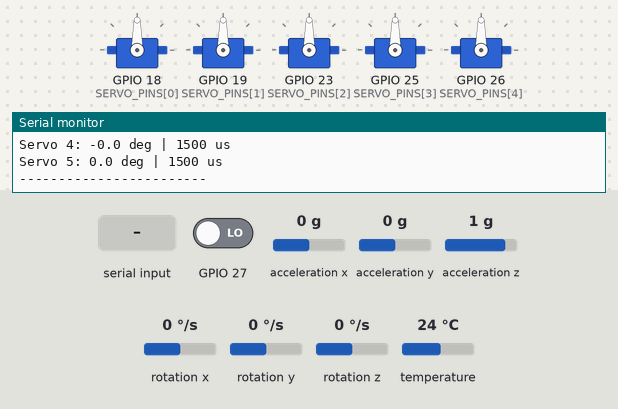
A sketch run on a simulated ESP32. On the bench: 5 × servo, the last lines printed to the serial monitor. Inputs (shaded band) come from the test bench; at power-on: GPIO 27 LOW, acceleration x 0 g, rotation z 0 °/s, acceleration y 0 g, acceleration z 1 g, rotation x 0 °/s, rotation y 0 °/s, temperature 24 °C.

Above: at 1.2 s.
1.3 s: "yaw 90\n" received over Serial
At 2.8 s:
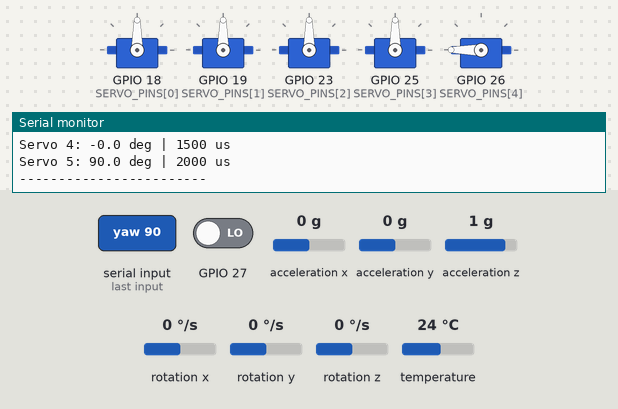
3.7 s: GPIO 27 driven HIGH
At 4.1 s:
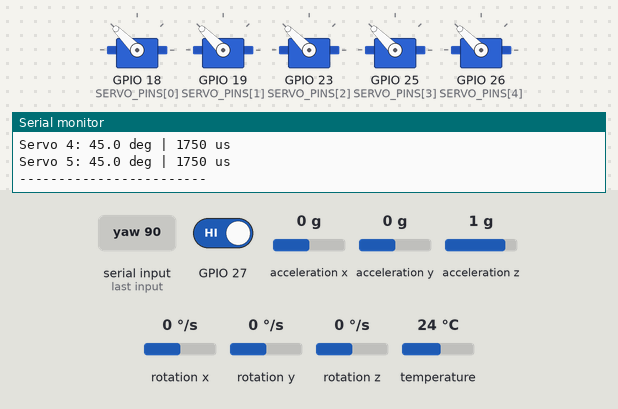
5.8 s: acceleration x set to -1.4 g
At 6.2 s:
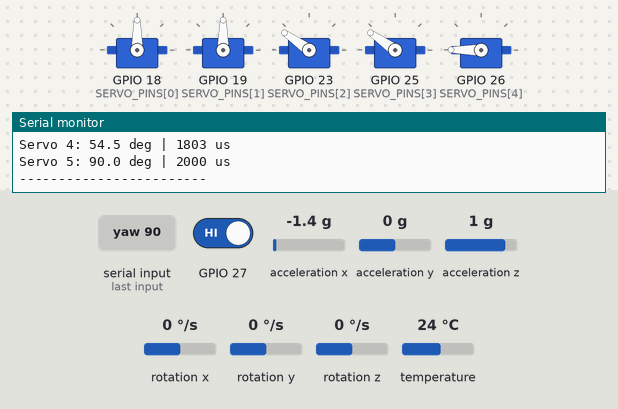
7.3 s: "test\n" received over Serial
At 8.5 s:
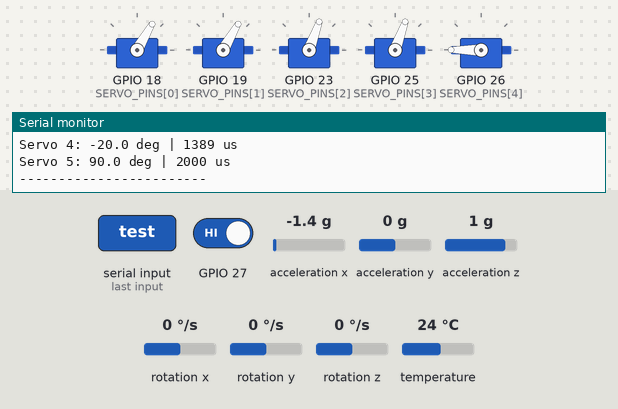
8.8 s: "sensor\n" received over Serial
At 10.6 s:
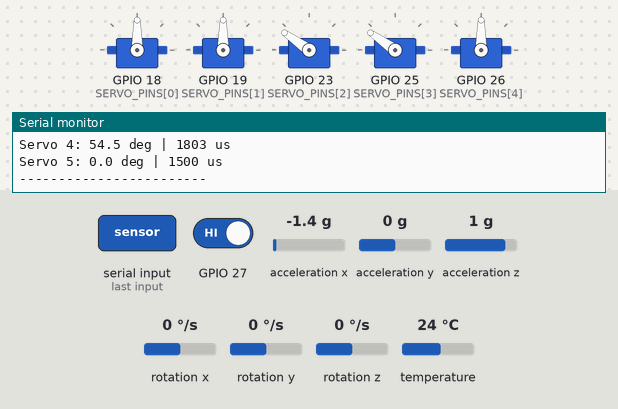
11.4 s: rotation z set to -100 °/s
At 13.6 s:
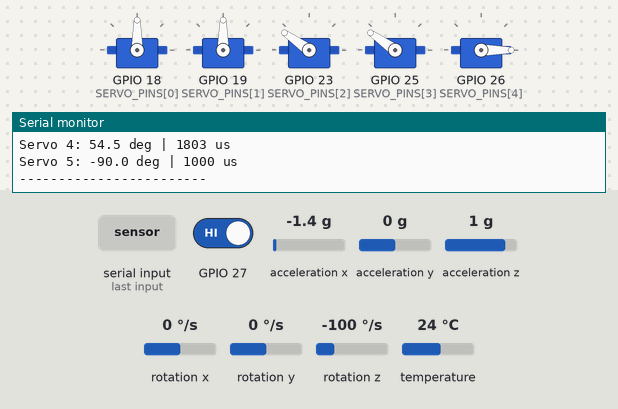
Timing chart, 0 to 14.8 s (numbered marks = the images above; inputs shaded):
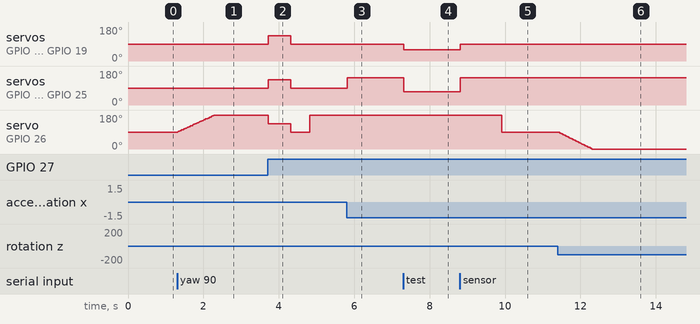

Measured:
- after the input at 1.3 s, servo on GPIO 26 (SERVO_PINS[4]): moves from 90° to 180° over 0.98 s, starting at once
- after the input at 3.7 s, servo on GPIO 18 (SERVO_PINS[0]), servo on GPIO 19 (SERVO_PINS[1]), servo on GPIO 23 (SERVO_PINS[2]), servo on GPIO 25 (SERVO_PINS[3]): 90° → 135° at once, → 90° 0.60 s later; servo on GPIO 26 (SERVO_PINS[4]): 180° → 135° at once, → 90° 0.60 s later, → 180° 0.50 s later
- after the input at 5.8 s, servo on GPIO 23 (SERVO_PINS[2]), servo on GPIO 25 (SERVO_PINS[3]): 90° → 145° at once
- after the input at 7.3 s, servo on GPIO 18 (SERVO_PINS[0]), servo on GPIO 19 (SERVO_PINS[1]): 90° → 60° at once; servo on GPIO 23 (SERVO_PINS[2]), servo on GPIO 25 (SERVO_PINS[3]): 145° → 70° at once
- after the input at 8.8 s, servo on GPIO 18 (SERVO_PINS[0]), servo on GPIO 19 (SERVO_PINS[1]): 60° → 90° at once; servo on GPIO 23 (SERVO_PINS[2]), servo on GPIO 25 (SERVO_PINS[3]): 70° → 145° at once; servo on GPIO 26 (SERVO_PINS[4]): 180° → 90° after 1.1 s
- after the input at 11.4 s, servo on GPIO 26 (SERVO_PINS[4]): moves from 90° to 0° over 0.88 s, starting at once

The sketch:

main.ino
```cpp
/*
  Day 3 - Following-Axis Servo Motor and Motion Detection
  Nama : Muhammad Daffa Izdihar
  NIM  : 25/560183/SV/26399

  Catatan dan asumsi:
  - MPU6050 dipakai sebagai pengganti BNO055 di simulasi Wokwi.
  - Komunikasi MPU6050 menggunakan I2C (SDA 21, SCL 22).
  - Roll dan Pitch dihitung dari accelerometer.
  - Yaw dihitung dari integrasi gyro Z.
  - Posisi awal semua servo adalah 0 derajat (1500 us).
  - Range servo dibatasi dari -90 sampai +90 derajat.
  - PWM servo menggunakan frekuensi 50 Hz dan pulse 1000-2000 us.
  State Machine Yaw:
  - IDLE: menunggu gerakan rotasi.
  - MOVING: servo mengikuti perubahan Yaw.
  - STOP_CHECK: memastikan rotasi benar-benar berhenti.
  - HOLD: menahan posisi selama 1 detik.
  - RETURN: mengembalikan servo ke 0 derajat.
  State Machine PIR:
  - IDLE: menunggu deteksi gerakan.
  - MOVE: semua servo bergerak ke 45 derajat selama 600 ms.
  - RETURN: semua servo kembali ke 0 derajat selama 500 ms.
  Semua timer menggunakan millis(), jadi tidak ada delay().
*/
#include <Wire.h>
#include <Adafruit_MPU6050.h>
#include <Adafruit_Sensor.h>
#include <ESP32Servo.h>
#include <math.h>

Adafruit_MPU6050 mpu;
Servo servos[5];
// Pin servo: Roll 1-2, Pitch 3-4, Yaw 5
const int SERVO_PINS[5] = {18, 19, 23, 25, 26};
const int SERVO_MIN = 1000;
const int SERVO_MAX = 2000;
const unsigned long SERVO_INTERVAL = 20;
const unsigned long IMU_INTERVAL = 10;
const unsigned long PRINT_INTERVAL = 500;
const unsigned long STOP_CONFIRM_MS = 100;
const unsigned long YAW_HOLD_MS = 1000;
const unsigned long PIR_MOVE_MS = 600;
const unsigned long PIR_RETURN_MS = 500;
// Variabel pembacaan sensor
float roll = 0;
float pitch = 0;
float yaw = 0;
float gyroZ = 0;
float testGyroZ = 0;
// Status servo untuk monitoring
float servoAngles[5] = {0, 0, 0, 0, 0};
int servoPWM[5] = {1500, 1500, 1500, 1500, 1500};
// Mode pengujian lewat Serial Monitor
bool testMode = false;
bool testYawMode = false;
bool lastPIRState = false;
// Timer masing-masing proses
unsigned long lastIMUTime = 0;
unsigned long lastServoTime = 0;
unsigned long lastPrintTime = 0;
unsigned long yawStartTime = 0;
unsigned long pirStartTime = 0;

// State untuk pergerakan Yaw
enum YawState {
  YAW_IDLE,
  YAW_MOVING,
  YAW_STOP_CHECK,
  YAW_HOLD,
  YAW_RETURN
};
// State untuk deteksi PIR
enum PIRState {
  PIR_IDLE,
  PIR_MOVE,
  PIR_RETURN
};
YawState yawState = YAW_IDLE;
PIRState pirState = PIR_IDLE;

// Mengubah sudut menjadi PWM, lalu menggerakkan servo
void moveServo(int index, float angle) {
  angle = constrain(angle, -90, 90);
  int pwm = round(1500 + (angle / 90.0) * 500);
  servos[index].writeMicroseconds(pwm);
  servoAngles[index] = angle;
  servoPWM[index] = pwm;
}

// Membaca data accelerometer dan gyroscope MPU6050
void readIMU(float dt) {
  sensors_event_t a, g, temp;
  mpu.getEvent(&a, &g, &temp);
  // Menghitung Roll dan Pitch dari accelerometer
  roll = atan2(a.acceleration.y, a.acceleration.z)
         * 180.0 / PI;
  pitch = atan2(
    -a.acceleration.x,
    sqrt(a.acceleration.y * a.acceleration.y +
         a.acceleration.z * a.acceleration.z)
  ) * 180.0 / PI;
  // Gyroscope Z menghasilkan kecepatan rotasi dalam rad/s
  gyroZ = g.gyro.z;
  // Mode test untuk simulasi Roll dan Pitch
  if (testMode) {
    roll = 30;
    pitch = -20;
  }
  // Mode test untuk simulasi gerakan Yaw
  if (testYawMode) {
    gyroZ = testGyroZ;
  }
  // Yaw hanya diintegrasikan saat IDLE atau MOVING
  // Saat HOLD dan RETURN, posisi Yaw harus tetap
  if (yawState == YAW_IDLE || yawState == YAW_MOVING) {
    yaw += gyroZ * dt * 180.0 / PI;
    yaw = constrain(yaw, -90, 90);
  }
}


// Mengatur pergerakan Yaw menggunakan state machine
void updateYaw() {
  unsigned long now = millis();
  // Mendeteksi apakah sensor sedang berotasi
  if (fabs(gyroZ) > 0.05) {
    if (yawState == YAW_IDLE ||
        yawState == YAW_STOP_CHECK) {
      yawState = YAW_MOVING;
    }
  }
  else if (yawState == YAW_MOVING) {
    yawState = YAW_STOP_CHECK;
    yawStartTime = now;
  }
  // Mengatur perpindahan antar-state
  switch (yawState) {
    case YAW_STOP_CHECK:
      if (now - yawStartTime >= STOP_CONFIRM_MS) {
        yawState = YAW_HOLD;
        yawStartTime = now;
      }
      break;
    case YAW_HOLD:
      if (now - yawStartTime >= YAW_HOLD_MS) {
        yawState = YAW_RETURN;
      }
      break;
    case YAW_RETURN:
      yaw = 0;
      yawState = YAW_IDLE;
      break;
    default:
      break;
  }
}


// Membaca PIR dan mengatur state deteksi gerakan
void updatePIR() {
  unsigned long now = millis();
  bool pirDetected = digitalRead(27);
  // Trigger hanya saat sinyal berubah dari LOW ke HIGH
  if (pirDetected && !lastPIRState &&
      pirState == PIR_IDLE) {
    pirState = PIR_MOVE;
    pirStartTime = now;
  }
  lastPIRState = pirDetected;
  switch (pirState) {
    case PIR_MOVE:
      if (now - pirStartTime >= PIR_MOVE_MS) {
        pirState = PIR_RETURN;
        pirStartTime = now;
      }
      break;
    case PIR_RETURN:
      if (now - pirStartTime >= PIR_RETURN_MS) {
        pirState = PIR_IDLE;
      }
      break;
    default:
      break;
  }
}


// Mengatur posisi kelima servo berdasarkan sensor
void updateServos() {
  unsigned long now = millis();
  // Update servo setiap 20 ms (50 Hz)
  if (now - lastServoTime < SERVO_INTERVAL) return;
  lastServoTime = now;
  // PIR punya prioritas tertinggi: semua servo ke 45 derajat
  if (pirState == PIR_MOVE) {
    for (int i = 0; i < 5; i++) {
      moveServo(i, 45);
    }
    return;
  }
  // Setelah gerakan PIR, semua servo kembali ke 0 derajat
  if (pirState == PIR_RETURN) {
    for (int i = 0; i < 5; i++) {
      moveServo(i, 0);
    }
    return;
  }
  // Roll: Servo 1 dan 2 bergerak berlawanan arah
  moveServo(0, -roll);
  moveServo(1, -roll);
  // Pitch: Servo 3 dan 4 mengikuti arah Pitch
  moveServo(2, pitch);
  moveServo(3, pitch);
  // Yaw: Servo 5 mengikuti rotasi dan kembali ke 0
  if (yawState == YAW_IDLE ||
      yawState == YAW_RETURN) {
    moveServo(4, 0);
  }
  else {
    moveServo(4, yaw);
  }
}

// Menampilkan nilai sensor dan posisi servo
void printStatus() {
  unsigned long now = millis();
  if (now - lastPrintTime < PRINT_INTERVAL) return;
  lastPrintTime = now;
  Serial.printf(
    "Roll: %.1f | Pitch: %.1f | Yaw: %.1f\n",
    roll, pitch, yaw
  );
  for (int i = 0; i < 5; i++) {
    Serial.printf(
      "Servo %d: %.1f deg | %d us\n",
      i + 1, servoAngles[i], servoPWM[i]
    );
  }
  Serial.println("------------------------");
}

// Membaca perintah dari Serial Monitor
void readSerialCommand() {
  static String command = "";
  while (Serial.available()) {
    char c = Serial.read();
    if (c == '\n' || c == '\r') {
      command.trim();
      if (command == "test") {
        testMode = true;
        Serial.println("Roll/Pitch test mode ON");
      }
      else if (command == "sensor") {
        testMode = false;
        testYawMode = false;
        Serial.println("Sensor mode ON - MPU6050 active");
      }
      else if (command.startsWith("yaw ")) {
        float value = command.substring(4).toFloat();
        testYawMode = true;
        testGyroZ = value * PI / 180.0;
        Serial.printf(
          "Yaw test mode: %.1f deg/sec\n", value
        );
      }
      command = "";
    }
    else {
      command += c;
    }
  }
}

// Inisialisasi sensor, pin, dan servo
void setup() {
  Serial.begin(115200);
  Wire.begin(21, 22);
  pinMode(27, INPUT);
  if (!mpu.begin()) {
    Serial.println("MPU6050 tidak terdeteksi!");
    while (true) {}
  }
  mpu.setAccelerometerRange(MPU6050_RANGE_8_G);
  mpu.setGyroRange(MPU6050_RANGE_500_DEG);
  mpu.setFilterBandwidth(MPU6050_BAND_21_HZ);
  // Semua servo diinisialisasi pada posisi 0 derajat
  for (int i = 0; i < 5; i++) {
    servos[i].setPeriodHertz(50);
    servos[i].attach(
      SERVO_PINS[i], SERVO_MIN, SERVO_MAX
    );
    moveServo(i, 0);
  }
  Serial.println("Day 3 System Ready!");
  Serial.println("Commands: test | sensor | yaw <value>");
}


// Main loop: semua proses berjalan tanpa delay()
void loop() {
  unsigned long now = millis();
  readSerialCommand();
  // Membaca IMU setiap 10 ms
  if (now - lastIMUTime >= IMU_INTERVAL) {
    float dt = (now - lastIMUTime) / 1000.0;
    lastIMUTime = now;
    readIMU(dt);
    updateYaw();
  }
  updatePIR();
  updateServos();
  printStatus();
}
```
